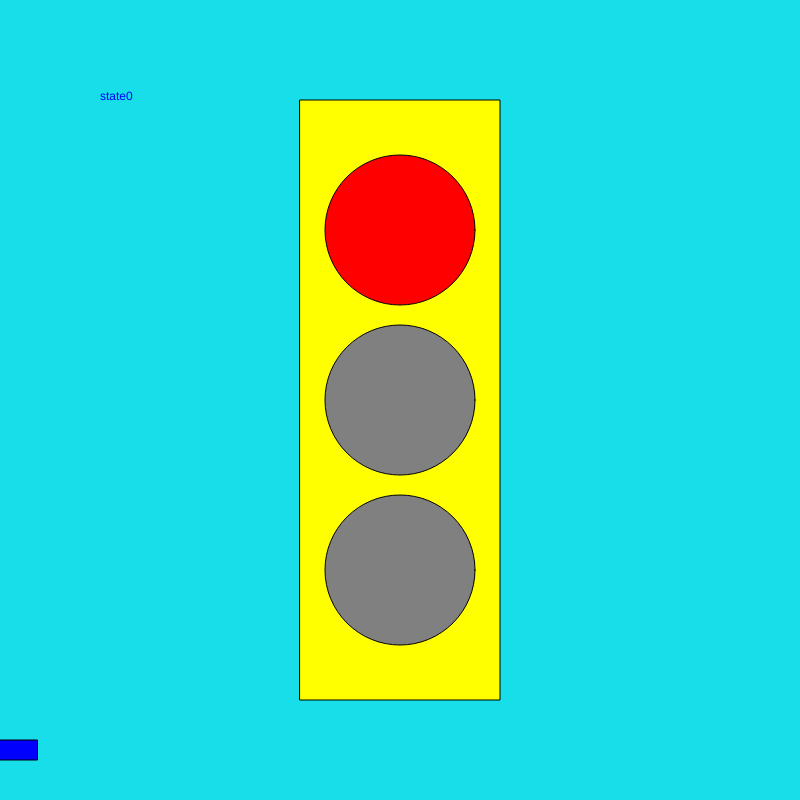
Frame 1 (no input)
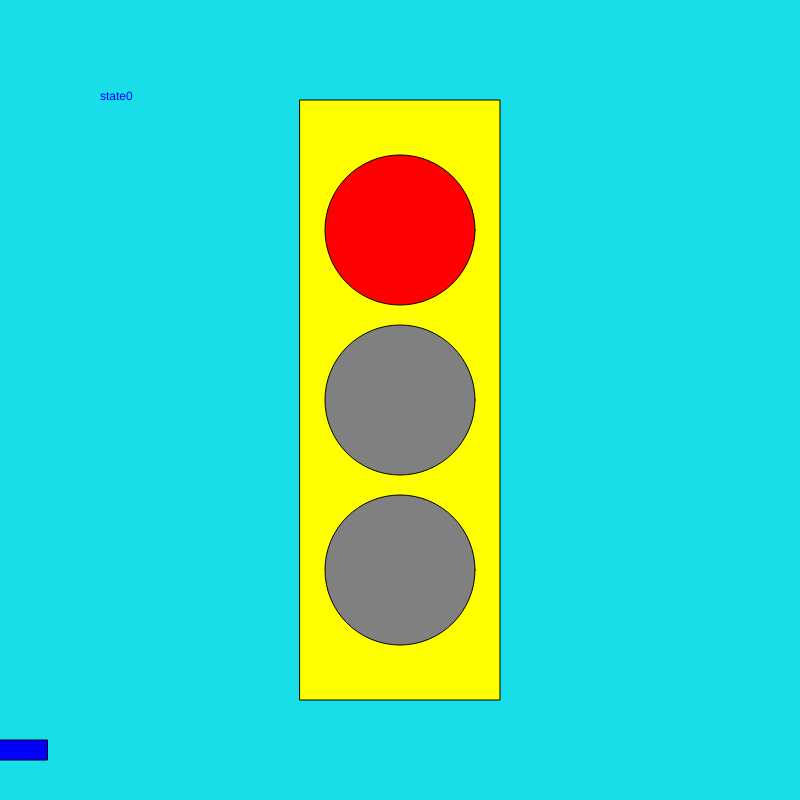
Frame 60 (no input)
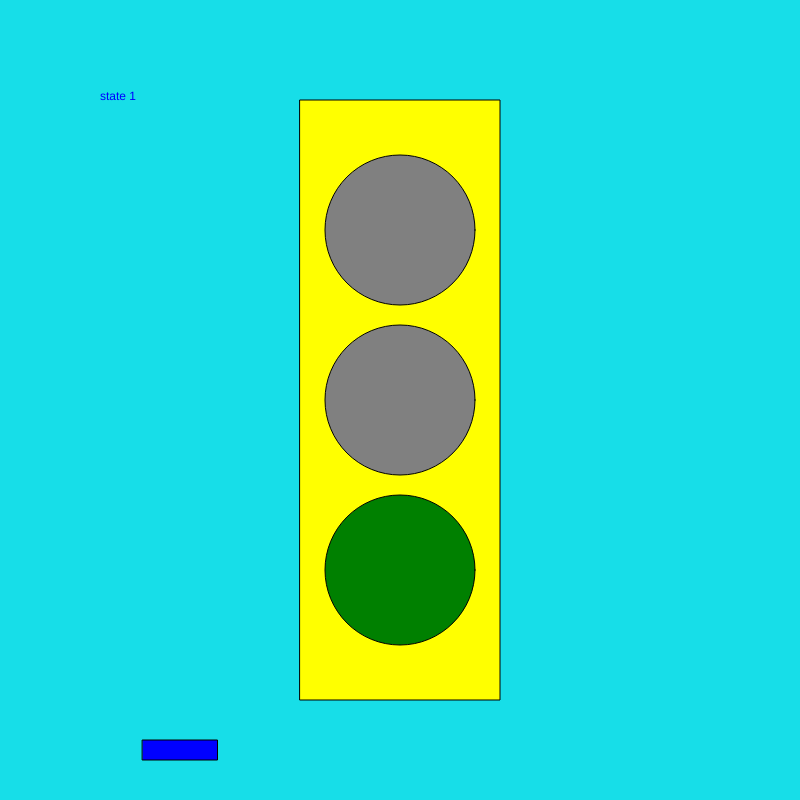
Frame 120 (the mouse pressed at the canvas centre since frame 60)

The p5.js sketch that drew these frames (run headless with seeded random() and noise() and a simulated clock; from frame 60 on, the mouse is pressed at the canvas centre):

// p5.js sketch
// ── sketch.js
let state = 0;
let timer = 0;
let x = 0;
let velocity = 10;

function setup() {
  createCanvas(800, 800);
  ellipseMode(CENTER);
  rectMode(CENTER);
}

function draw() {

  background(23, 222, 232);
 fill('yellow');
 rect(width/2, height/2, 200, 600);

//car code
fill('blue');
rect(x,750,75, 20);
x = x + velocity ;
if(x > width){
  x = 0;
}

  switch (state) {

    case 0: //red state
    text('state0', 100,100);
    fill('red');
    ellipse(width/2, height/2-170, 150, 150);
    fill('grey');
     ellipse(width/2, height/2, 150, 150);
     ellipse(width/2, height/2+170, 150, 150);
     velocity = 0;
    break;


    case 1: // green state
    text('state 1', 100,100);
    fill('grey');
    ellipse(width/2, height/2-170, 150, 150);
     ellipse(width/2, height/2, 150, 150);
     fill('green');
     ellipse(width/2, height/2+170, 150, 150);
     velocity = 10;
    break;

    case 2:  //yellow state
    text('state 2', 100 , 100);
    fill('grey');
    ellipse(width/2, height/2-170, 150, 150);
    fill('yellow');
     ellipse(width/2, height/2, 150, 150);
     fill('grey');
     ellipse(width/2, height/2+170, 150, 150);
     velocity = 5;
    break;
}

timer = timer + 1 ;
if (timer > 100){
  timer = 0;
  state++;
  if(state > 2) state = 0;
}
}

function mouseReleased() {
  state++;
  if (state > 2){
    state = 0;
  }

}
